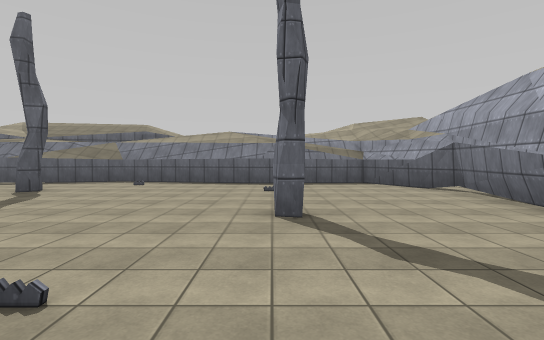
View 1 (above)

22 first-person views from a walk through a Unity game level. The camera is 1.5 m above the floor, tilts 2° down and sees 85° across. The floor is counted in squares, 2 m on a side. Each view is taken from the middle of a square. On the plan, view 1 faces up. The plan holds only what a view shows up to about 10 squares ahead; the rest is blank. The place goes on beyond the plan. The player character is not drawn. Some animated figures are left out. Surface patterns are stand-ins for the level's own textures.

View 2
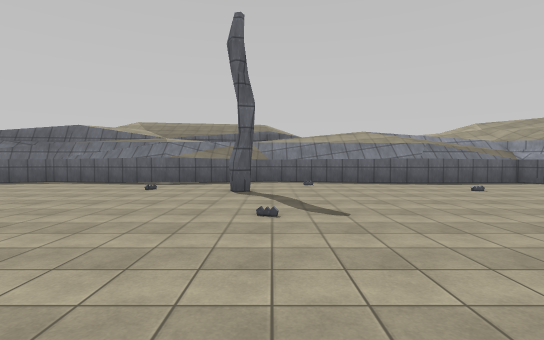

View 3
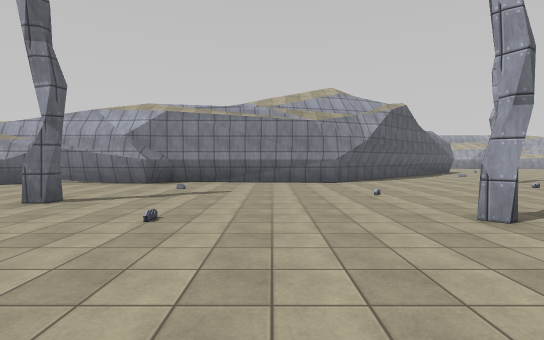

View 4
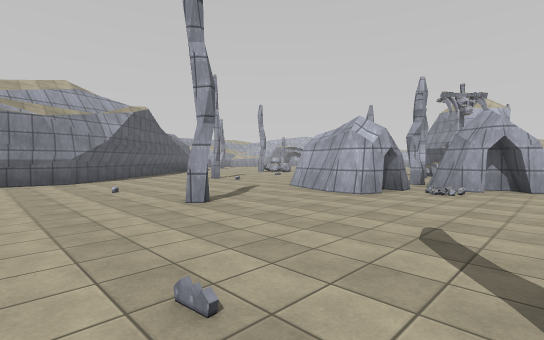

View 5
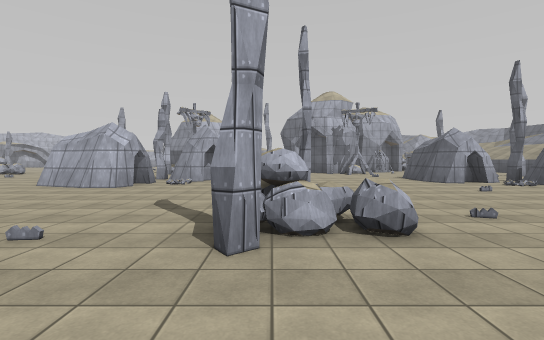

View 6
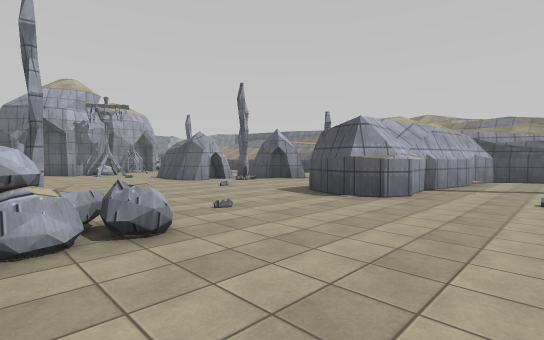

View 7
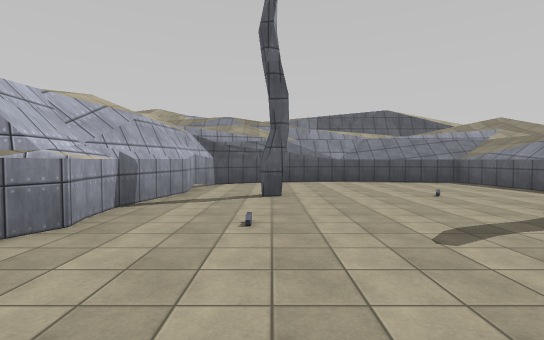

View 8
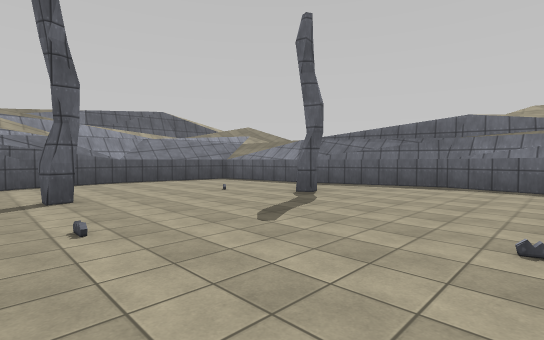

View 9
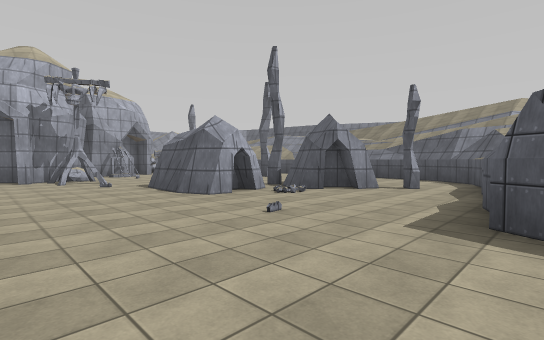

View 10
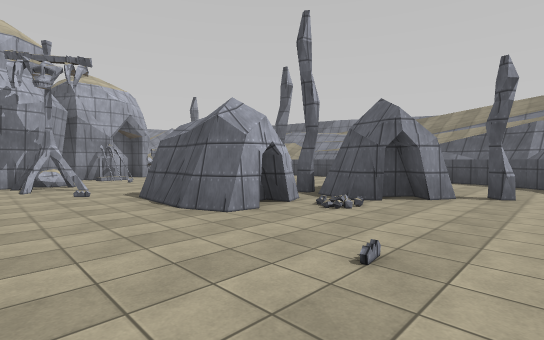

View 11
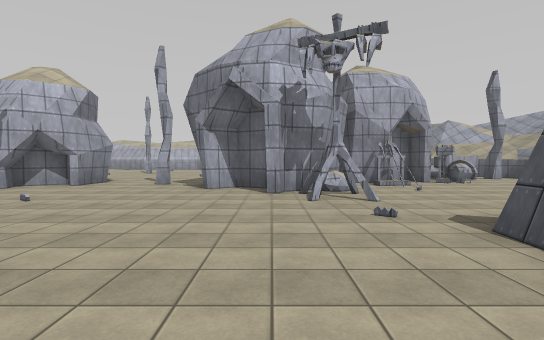

View 12
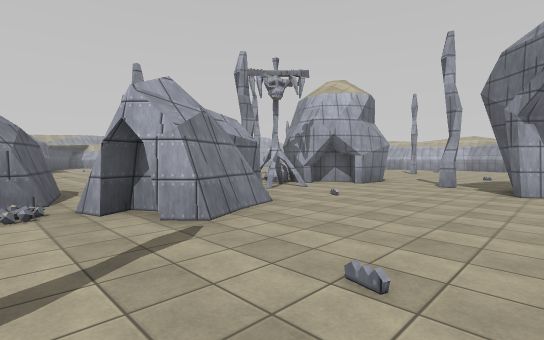

View 13
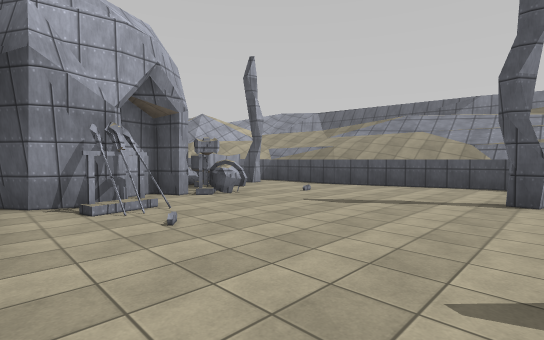

View 14
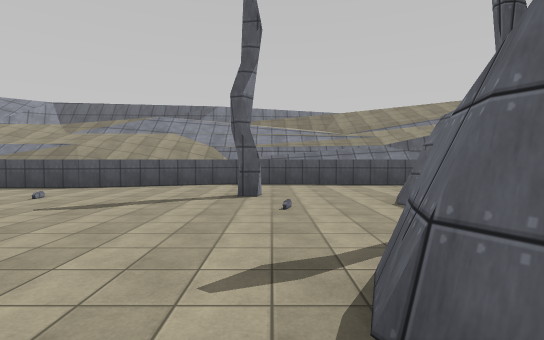

View 15
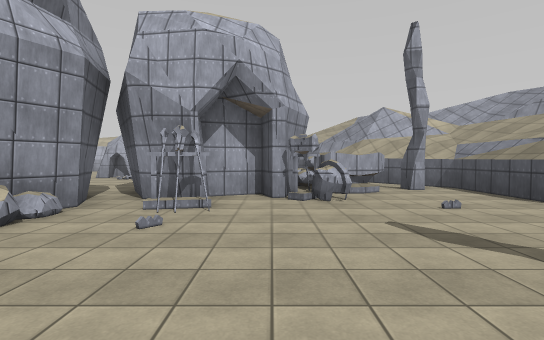

View 16
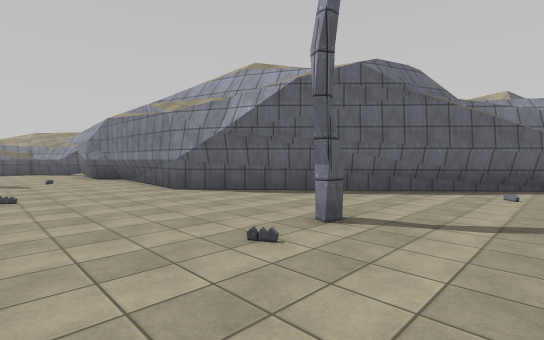

View 17
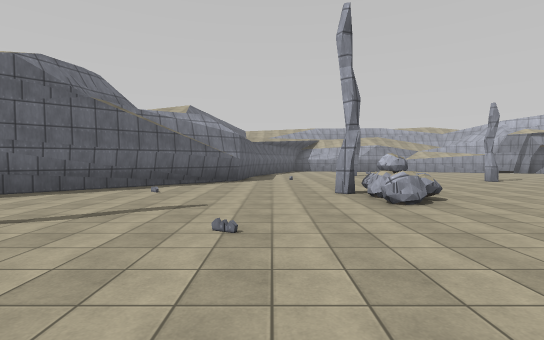

View 18
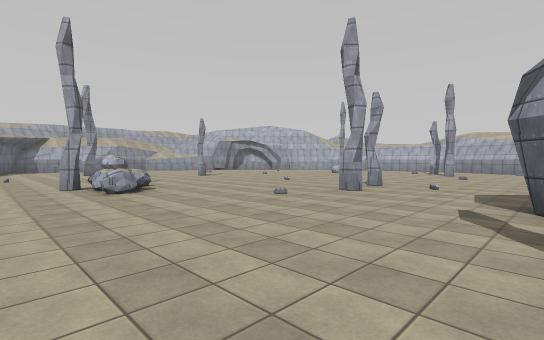

View 19
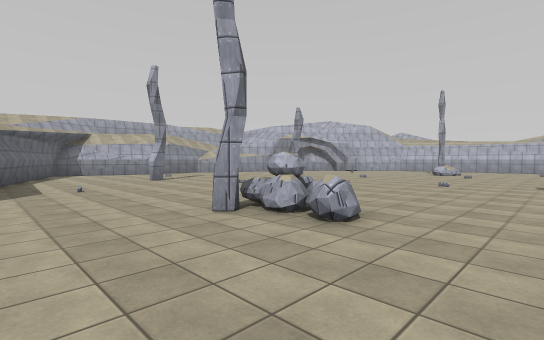

View 20
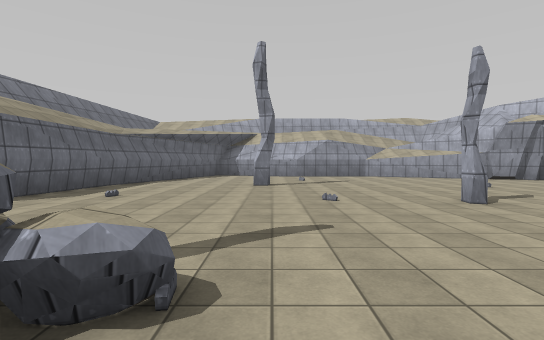

View 21
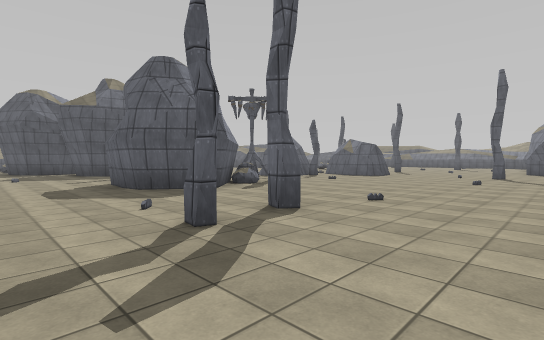

View 22
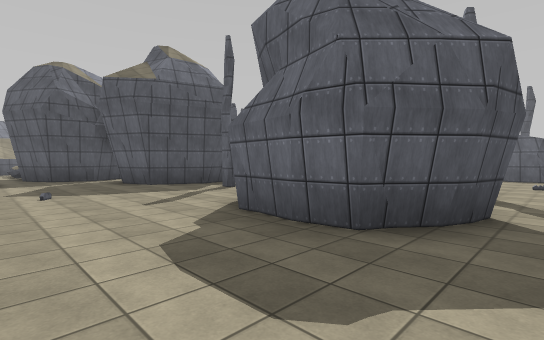

### Floor plan
Key: @ floor where view 1 was taken; # wall or solid block; x gap in a wall; . floor; / step, stairs or slope; = window, fence, low wall or low ledge; ^ raised ledge.
Columns run from 21 left of view 1 to 16 right of it. Each row starts with its distance up from view 1.
 10       ####################
  9  ######..................#
  8  #.......................##
  7  #.....#.......#..........#
  6 ##........................#
  5 #........................##
  4 #....................#...##
  3 ##.......... .............#
  2  #...#....................#
  1  #........................#
  0  ####................@....#
 -1     #####....^#...........#
 -2       # #....=^...........##
 -3  ######......  .....#......#
 -4 ##...........  ............##
 -5 #...#..../...  .............##
 -6 #...##.......# ...##.........##
 -7 #    #x#.........####....#....##
 -8 #..###.##........#.##........#.##
 -9 #..... ##.......### ............##
-10 #......##.......##  .  ..........#####
-11 #...............##  .................#
-12 #..#.....=........  ..................
-13 #........##.......# .......^#.........
-14 #........^##.......^........^=........
-15 #........####.....##^...............#.
-16 ##.....### ###...####.................
-17  #...########....####.................
-18  #..###  #........##..................
-19  #..^#  ##......................#.....
-20  ##.    #...../...............  ......
-21   ##       ..................    .....

Positions as (right, up) in squares from view 1, and headings:
1: (0, 0), facing up
2: (-5, 0), facing up
3: (-5, 0), facing right
4: (-6, 0), facing down-right
5: (-7, 2), facing down
6: (-7, 2), facing down-left
7: (-10, 2), facing left
8: (-10, 1), facing up-left
9: (-9, -2), facing down-left
10: (-10, -4), facing down-left
11: (-10, -7), facing down
12: (-9, -7), facing down-right
13: (-12, -11), facing down-left
14: (-12, -11), facing left
15: (-15, -11), facing down
16: (1, -9), facing up-right
17: (1, -11), facing right
18: (-1, -11), facing down-right
19: (4, -10), facing down-right
20: (6, -15), facing right
21: (6, -21), facing up-left
22: (0, -21), facing up-left
